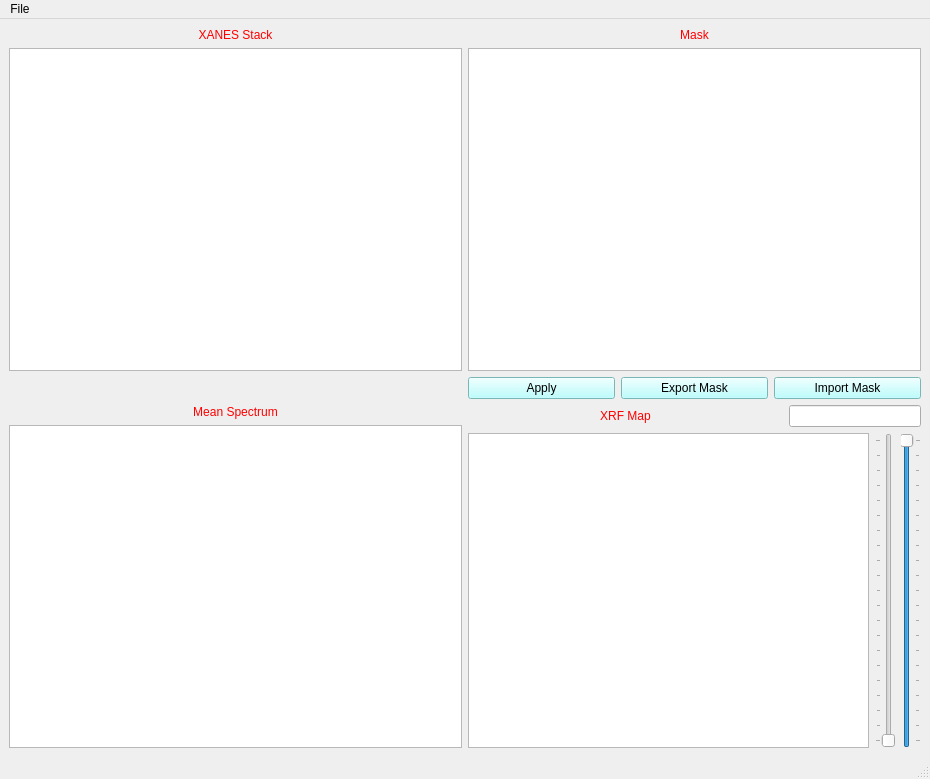
<?xml version="1.0" encoding="UTF-8"?>
<ui version="4.0">
 <class>MainWindow</class>
 <widget class="QMainWindow" name="MainWindow">
  <property name="geometry">
   <rect>
    <x>0</x>
    <y>0</y>
    <width>930</width>
    <height>779</height>
   </rect>
  </property>
  <property name="windowTitle">
   <string>MaskedXANES</string>
  </property>
  <property name="styleSheet">
   <string notr="true"/>
  </property>
  <widget class="QWidget" name="centralwidget">
   <layout class="QGridLayout" name="gridLayout_10">
    <item row="0" column="0">
     <layout class="QGridLayout" name="gridLayout_2">
      <item row="0" column="0">
       <widget class="QLabel" name="label_4">
        <property name="styleSheet">
         <string notr="true">color: rgb(255, 0, 0);
font: 12pt &quot;MS Shell Dlg 2&quot;;</string>
        </property>
        <property name="text">
         <string>XANES Stack</string>
        </property>
        <property name="alignment">
         <set>Qt::AlignCenter</set>
        </property>
       </widget>
      </item>
      <item row="1" column="0">
       <widget class="ImageView" name="xanes_view"/>
      </item>
     </layout>
    </item>
    <item row="0" column="1">
     <layout class="QGridLayout" name="gridLayout_6">
      <item row="0" column="0">
       <widget class="QLabel" name="label_7">
        <property name="styleSheet">
         <string notr="true">font: 12pt &quot;MS Shell Dlg 2&quot;;
color: rgb(255, 0, 0);</string>
        </property>
        <property name="text">
         <string>Mask</string>
        </property>
        <property name="alignment">
         <set>Qt::AlignCenter</set>
        </property>
       </widget>
      </item>
      <item row="1" column="0">
       <widget class="ImageView" name="mask_view"/>
      </item>
     </layout>
    </item>
    <item row="1" column="1">
     <layout class="QGridLayout" name="gridLayout_9">
      <property name="leftMargin">
       <number>0</number>
      </property>
      <item row="0" column="2">
       <widget class="QPushButton" name="pb_import_mask">
        <property name="toolTip">
         <string>A Tiff Mask with same dimensions</string>
        </property>
        <property name="styleSheet">
         <string notr="true">background-color: rgb(170, 255, 255);
font: 10pt &quot;MS Shell Dlg 2&quot;;</string>
        </property>
        <property name="text">
         <string>Import Mask</string>
        </property>
       </widget>
      </item>
      <item row="0" column="1">
       <widget class="QPushButton" name="pb_export_mask">
        <property name="toolTip">
         <string>Save Mask tiff</string>
        </property>
        <property name="styleSheet">
         <string notr="true">background-color: rgb(170, 255, 255);
font: 10pt &quot;MS Shell Dlg 2&quot;;</string>
        </property>
        <property name="text">
         <string>Export Mask</string>
        </property>
       </widget>
      </item>
      <item row="0" column="0">
       <widget class="QPushButton" name="pb_apply_mask">
        <property name="toolTip">
         <string>Apply the mask to XANES</string>
        </property>
        <property name="styleSheet">
         <string notr="true">background-color: rgb(170, 255, 255);
font: 10pt &quot;MS Shell Dlg 2&quot;;</string>
        </property>
        <property name="text">
         <string>Apply</string>
        </property>
       </widget>
      </item>
     </layout>
    </item>
    <item row="2" column="0">
     <layout class="QGridLayout" name="gridLayout">
      <item row="0" column="0">
       <widget class="QLabel" name="label_2">
        <property name="styleSheet">
         <string notr="true">font: 75 12pt &quot;MS Shell Dlg 2&quot;;
color: rgb(255, 0, 0);</string>
        </property>
        <property name="text">
         <string>Mean Spectrum</string>
        </property>
        <property name="alignment">
         <set>Qt::AlignCenter</set>
        </property>
       </widget>
      </item>
      <item row="1" column="0">
       <widget class="PlotWidget" name="spectrum_view"/>
      </item>
     </layout>
    </item>
    <item row="2" column="1">
     <layout class="QGridLayout" name="gridLayout_8">
      <item row="0" column="0">
       <layout class="QGridLayout" name="gridLayout_7">
        <item row="0" column="2">
         <spacer name="horizontalSpacer">
          <property name="orientation">
           <enum>Qt::Horizontal</enum>
          </property>
          <property name="sizeHint" stdset="0">
           <size>
            <width>40</width>
            <height>20</height>
           </size>
          </property>
         </spacer>
        </item>
        <item row="0" column="1">
         <widget class="QLabel" name="label_5">
          <property name="styleSheet">
           <string notr="true">font: 12pt &quot;MS Shell Dlg 2&quot;;
color: rgb(255, 0, 0);</string>
          </property>
          <property name="text">
           <string>XRF Map</string>
          </property>
          <property name="alignment">
           <set>Qt::AlignCenter</set>
          </property>
         </widget>
        </item>
        <item row="0" column="3">
         <widget class="QLineEdit" name="le_sldr_vals">
          <property name="styleSheet">
           <string notr="true">font: 10pt &quot;MS Shell Dlg 2&quot;;
color: rgb(255, 0, 0);</string>
          </property>
         </widget>
        </item>
        <item row="0" column="0">
         <spacer name="horizontalSpacer_2">
          <property name="orientation">
           <enum>Qt::Horizontal</enum>
          </property>
          <property name="sizeHint" stdset="0">
           <size>
            <width>40</width>
            <height>20</height>
           </size>
          </property>
         </spacer>
        </item>
       </layout>
      </item>
      <item row="1" column="0">
       <layout class="QGridLayout" name="gridLayout_3">
        <item row="0" column="0">
         <widget class="ImageView" name="xrf_view"/>
        </item>
        <item row="0" column="1">
         <layout class="QGridLayout" name="gridLayout_4">
          <item row="0" column="0">
           <layout class="QVBoxLayout" name="verticalLayout">
            <item>
             <widget class="QSlider" name="sldr_xrf_low">
              <property name="focusPolicy">
               <enum>Qt::NoFocus</enum>
              </property>
              <property name="maximum">
               <number>100</number>
              </property>
              <property name="singleStep">
               <number>5</number>
              </property>
              <property name="pageStep">
               <number>5</number>
              </property>
              <property name="value">
               <number>0</number>
              </property>
              <property name="sliderPosition">
               <number>0</number>
              </property>
              <property name="tracking">
               <bool>true</bool>
              </property>
              <property name="orientation">
               <enum>Qt::Vertical</enum>
              </property>
              <property name="tickPosition">
               <enum>QSlider::TicksAbove</enum>
              </property>
              <property name="tickInterval">
               <number>5</number>
              </property>
             </widget>
            </item>
           </layout>
          </item>
          <item row="0" column="1">
           <layout class="QVBoxLayout" name="verticalLayout_2">
            <item>
             <widget class="QSlider" name="sldr_xrf_high">
              <property name="focusPolicy">
               <enum>Qt::NoFocus</enum>
              </property>
              <property name="maximum">
               <number>100</number>
              </property>
              <property name="singleStep">
               <number>5</number>
              </property>
              <property name="pageStep">
               <number>5</number>
              </property>
              <property name="value">
               <number>100</number>
              </property>
              <property name="sliderPosition">
               <number>100</number>
              </property>
              <property name="tracking">
               <bool>true</bool>
              </property>
              <property name="orientation">
               <enum>Qt::Vertical</enum>
              </property>
              <property name="invertedAppearance">
               <bool>false</bool>
              </property>
              <property name="invertedControls">
               <bool>false</bool>
              </property>
              <property name="tickPosition">
               <enum>QSlider::TicksBelow</enum>
              </property>
              <property name="tickInterval">
               <number>5</number>
              </property>
             </widget>
            </item>
           </layout>
          </item>
         </layout>
        </item>
       </layout>
      </item>
     </layout>
    </item>
   </layout>
  </widget>
  <widget class="QMenuBar" name="menubar">
   <property name="geometry">
    <rect>
     <x>0</x>
     <y>0</y>
     <width>930</width>
     <height>21</height>
    </rect>
   </property>
   <widget class="QMenu" name="menuFile">
    <property name="title">
     <string>File</string>
    </property>
    <addaction name="actionLoad_XANES_Stack"/>
    <addaction name="actionLoad_Energy_List"/>
    <addaction name="actionLoad_XRF_Map"/>
    <addaction name="actionSave"/>
    <addaction name="actionSave_XRF_Map"/>
    <addaction name="actionSave_Spectrum"/>
   </widget>
   <addaction name="menuFile"/>
  </widget>
  <widget class="QStatusBar" name="statusbar"/>
  <action name="actionSave">
   <property name="text">
    <string>Save XANES Stack</string>
   </property>
  </action>
  <action name="actionSave_XRF_Map">
   <property name="text">
    <string>Save XRF Map</string>
   </property>
  </action>
  <action name="actionSave_Spectrum">
   <property name="text">
    <string>Save Spectrum</string>
   </property>
  </action>
  <action name="actionLoad_Energy_List">
   <property name="text">
    <string>Load Energy List</string>
   </property>
  </action>
  <action name="actionLoad_XRF_Map">
   <property name="text">
    <string>Load XRF Map</string>
   </property>
  </action>
  <action name="actionLoad_XANES_Stack">
   <property name="text">
    <string>Load XANES Stack</string>
   </property>
  </action>
 </widget>
 <customwidgets>
  <customwidget>
   <class>ImageView</class>
   <extends>QGraphicsView</extends>
   <header>pyqtgraph</header>
  </customwidget>
  <customwidget>
   <class>PlotWidget</class>
   <extends>QGraphicsView</extends>
   <header>pyqtgraph</header>
  </customwidget>
 </customwidgets>
 <resources/>
 <connections/>
</ui>
